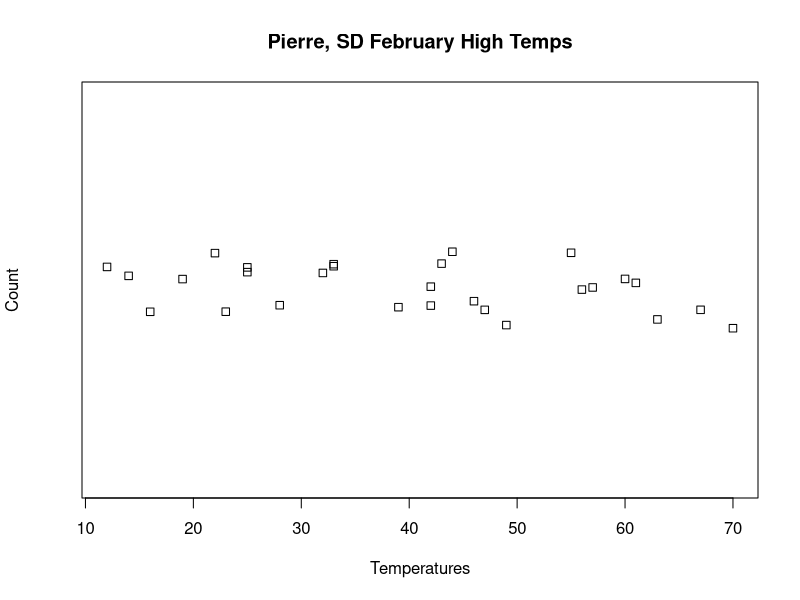
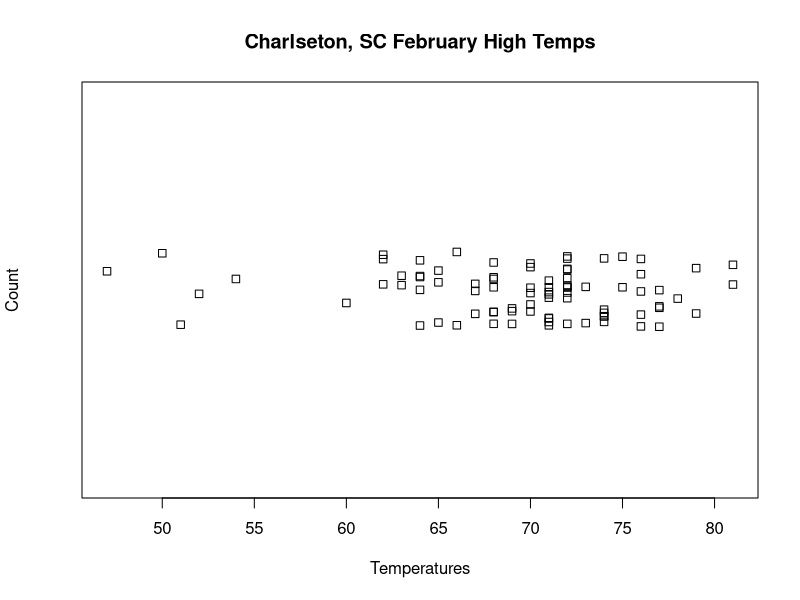
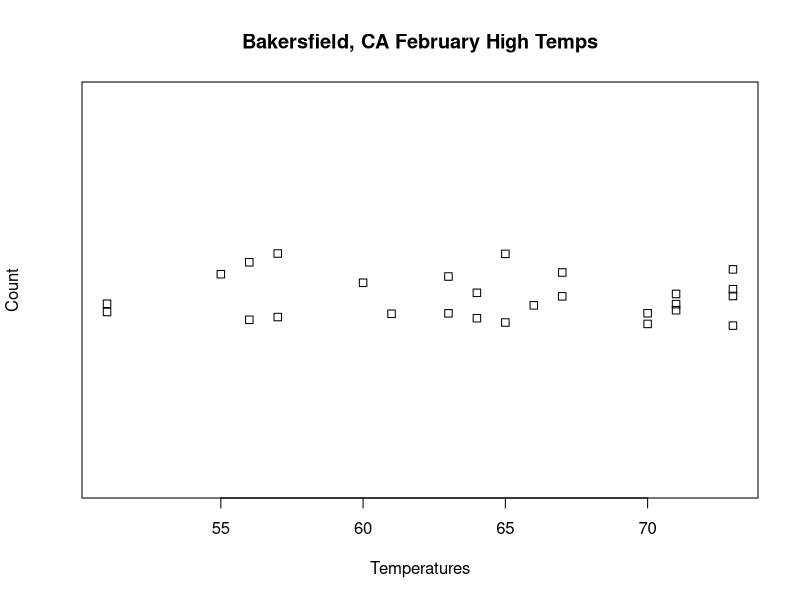

Write the R code that produced these figures, in order.
#  Assignment: Assignment 2.2 Weather Data
#  Name: Heckel, Larry
#  23 March 2019

# 1. Which city tended to have the highest temperatures in February?
#       Charleston tended to have the highest temperatures in February.
# 2. Which city tended to have the lowest temperatures? Describe how you can tell.
#       Pierre tended to have the lowest temperatures. One can see that most of the 
#         Pierre temperatures are below 55 degrees, which is where the heavy grouping
#         of Bakersfield temperatures begins,  and 65 degrees, where the Charleston
#         temperatures begin their heavy grouping.
# 3. Which city had the most day-to-day consistency in its high temperatures in February? Which city had the least? Explain how you can tell.
#         Charleston has the most day-to-day consistency in its high temperatures.
#           We can tell fromm the graph by seeing that the temperatures are heavily
#           clustered between 66 and 74 degrees, a spread of 8. For Bakersfield, the
#           same cluster goes from about 58 to 70, a spread of 12. Pierre's spread
#           is fairly evenly distributed between about 25 and 55, a difference of 30,
#           meaning also that Pierre had the least consistency.
#
#         I ran some summary statistics to check my observations, and they numerically
#           verify my visual observations from the graphs. Charleston has the highest
#           mean temperature and Pierre the lowest, and the standard deviations of the 
#           three locations show that Pierre has a greater temperature spread than
#           Bakersfield, which has a greater spread than Charleston.
#
#         One thing that I would like to note is that Bakersfield does not have a recorded
#           value for February 20, so it only has 27 values. We have not yet covered
#           options for dealing with missing values, so I just used the 27 in my analysis.
#
#         Finally, Charleston temperatures were provided from 3 separate locations in and 
#           around Charleston. I chose to keep all of them, concluding that their daily
#           average would provide a good view on temperatures in the greater Charleston
#           area. Another option would have been to only use one of the locations,
#           if temperatures in that specific Charleston area were required.
#
# You have decided to utilize a Stripchart to begin making some 
# recommendations for your friend. 
# 
# Note: An example script has been started for you to use but you will need to 
# modify it to complete the assignment. 
# Begin by opening the Assignment 2 Script.
# 
# Save each of your Plots so a comparison can be made 
# and referenced in your answers.
######################################

#read the csv files. Assume located in working/project directory
Pierre <- read.csv("sdweather.csv")
Charleston <- read.csv("scweather.csv")
Bakersfield <- read.csv("caweather.csv")

View(Pierre)
View(Charleston)
View(Bakersfield)

PierreTemps <- c(Pierre$Tmax)
CharlestonTemps <- c(Charleston$TMAX)
BakersfieldTemps <- c(Bakersfield$TMAX)

stripchart(PierreTemps, method="jitter", 
           main="Pierre, SD February High Temps",
           ylab="Count", xlab="Temperatures")

stripchart(CharlestonTemps, method="jitter", 
           main="Charlseton, SC February High Temps",
           ylab="Count", xlab="Temperatures")

stripchart(BakersfieldTemps, method="jitter", 
           main="Bakersfield, CA February High Temps",
           ylab="Count", xlab="Temperatures")

summary(PierreTemps)
summary(CharlestonTemps)
summary(BakersfieldTemps)

sd(PierreTemps)
sd(CharlestonTemps)
sd(BakersfieldTemps)
